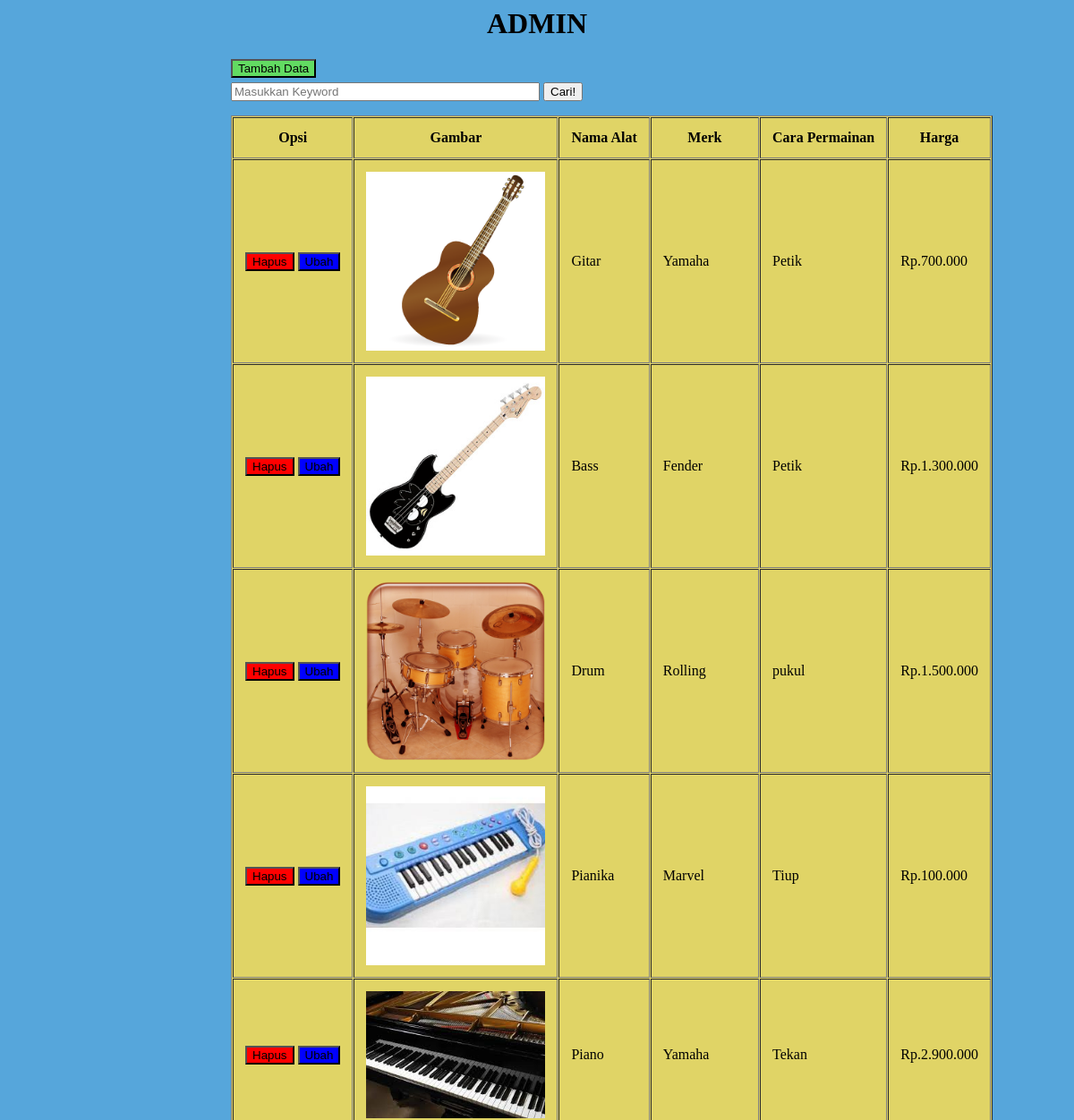
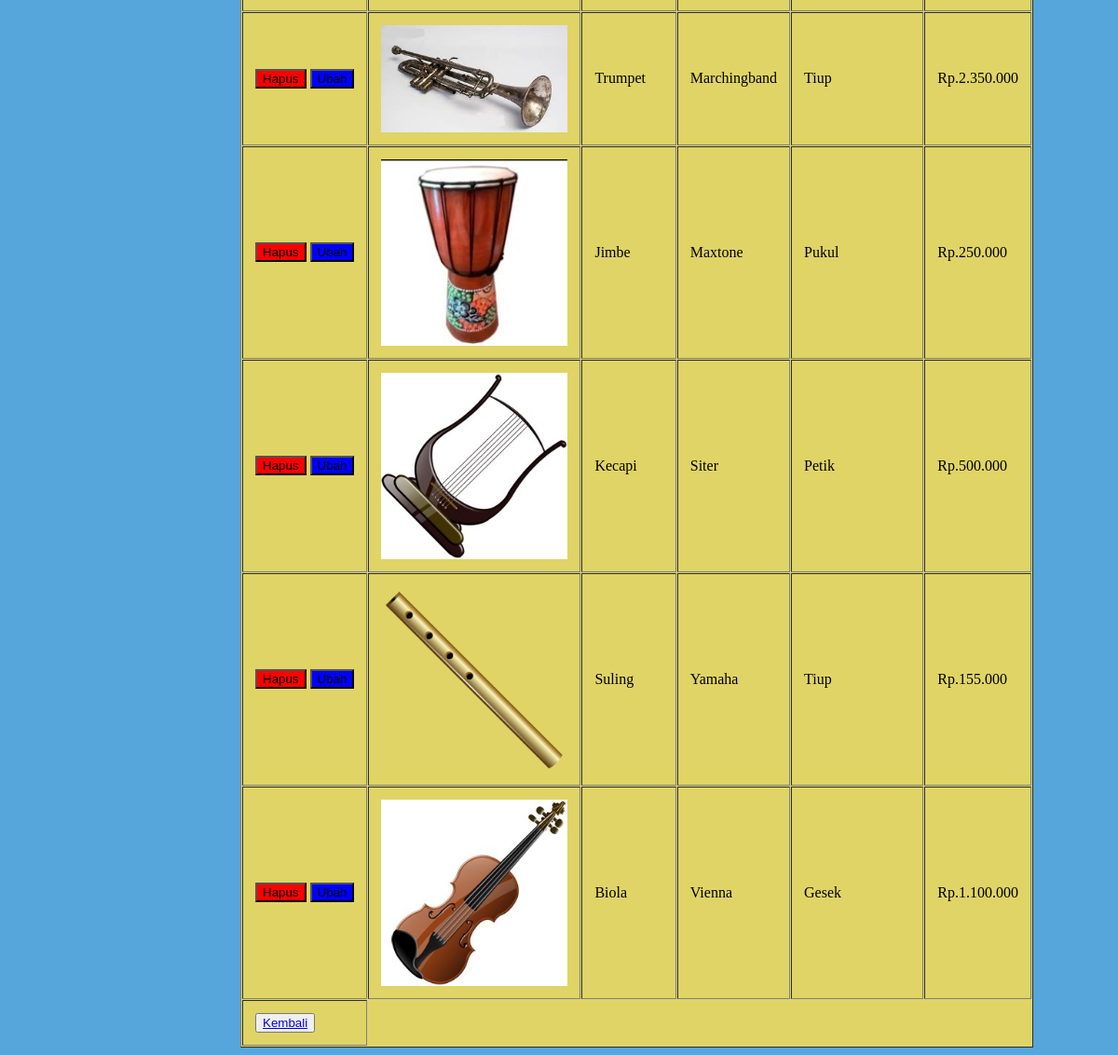
/tugas1/php/admin.php, run on the app's committed database (2 pictures, top to bottom).
### tables this page shows
CREATE TABLE `alat_musik` (
  `id` int(11) NOT NULL,
  `nama_alat` varchar(100) NOT NULL,
  `merk` varchar(100) NOT NULL,
  `cara_permainan` varchar(100) NOT NULL,
  `harga` varchar(100) NOT NULL,
  `gambar` varchar(100) NOT NULL
);

### tugas1/php/function.php (called while the page is built, shortened)
<?php
function koneksi()
{
    $conn = mysqli_connect("localhost", "root", "") or die("koneksi ke DB gagal");
    mysqli_select_db($conn, "pw_193040024") or die("Database salah!");
    return $conn;
}
function query($sql)
{
    $conn = koneksi();
    $alat_musik = mysqli_query($conn, "$sql");
    $rows = [];
    while ($row = mysqli_fetch_assoc($alat_musik)) {
        $rows[] = $row;
    }
    return $rows;
}

### tugas1/php/admin.php (the view, shortened to what this page needs)
<?php
    require 'function.php';
    if(isset($_GET['cari'])){
        $keyword = $_GET ["keyword"];
        $elektronik = query("SELECT * FROM alat_musik WHERE
                    gambar LIKE '%$keyword%' OR
                    nama_alat  LIKE '%$keyword%' OR
                    merk LIKE '%$keyword%' OR
                    cara_permainan LIKE '%$keyword%' OR
                    harga LIKE '%$keyword%'
                    ");
    } else {
        $alat_musik = query("SELECT * FROM alat_musik");
    }
?>
<html>
<head>
    <link rel="stylesheet" href="../css/style.css">
</head>
<body>
    <h1 class="head">ADMIN</h1>
    <div class="kotak">
        <div class="">
            <a href="tambah.php"><button class="add">Tambah Data</button></a>
        </div>
            <form action="" method="get">
                <input type="text" name="keyword"  size="40" autofocus placeholder="Masukkan Keyword" autocomplete="off">
                <button type="submit" name="cari">Cari!</button>
            </form>
        <table border="1" cellpadding="13" cellspacing="1">
            <tr>
                <th>Opsi</th>
                <th>Gambar</th>
                <th>Nama Alat</th>
                <th>Merk</th>
                <th>Cara Permainan</th>
                <th>Harga</th>
            </tr>
            <?php if (empty($alat_musik)) : ?>
                <tr>
                    <td colspan="6">
                        <h1>Data tidak ada!</h1>
                    </td>
                </tr>
            <?php else : ?>
            <?php foreach ($alat_musik as $i) : ?>
                <tr>
                    <td>
                        <div class="">
                            <a href="hapus.php?id=<?= $i["id"] ?>" onclick="return confirm('Hapus Data??')"><button class="delete">Hapus</button></a>
                            <a href="ubah.php?id=<?= $i["id"] ?>"><button class="change">Ubah</button></a>
                        </div>
                    </td>
                    <td><img width="100px" src="../assets/img/<?= $i["gambar"]; ?>"></td>
                    <td><?= $i["nama_alat"]; ?></td>
                    <td><?= $i["merk"]; ?></td>
                    <td><?= $i["cara_permainan"]; ?></td>
                    <td><?= $i["harga"]; ?></td>
                </tr>
            <?php endforeach; ?>
            <?php endif; ?>
            <tr>
                <td>
                    <button class="kembali">
                    <center><a href="../index.php">Kembali</a></center>
                    </button>
                </td>
            </tr>
        </table>
    </div>
</body>
</html>

### tugas1/css/style.css (style rules this page uses)
body { background-color: rgb(86, 166, 219); }
img { width: 200px; }
.delete { background-color: red; }
.change { background-color: blue; }
.add { background-color:rgb(98, 219, 98); margin-bottom: 5; margin-top: 0; }
table { color: black; background-color: rgb(224, 212, 102); }
.head { text-align: center; }
.kotak { margin-left: 250px; }

### data on the page
alat_musik: gambar (picture), nama_alat "Gitar", merk "Yamaha", cara_permainan "Petik", harga "Rp.700.000"
alat_musik: gambar (picture), nama_alat "Bass", merk "Fender", cara_permainan "Petik", harga "Rp.1.300.000"
alat_musik: gambar (picture), nama_alat "Drum", merk "Rolling", cara_permainan "pukul", harga "Rp.1.500.000"
alat_musik: gambar (picture), nama_alat "Pianika", merk "Marvel", cara_permainan "Tiup", harga "Rp.100.000"
alat_musik: gambar (picture), nama_alat "Piano", merk "Yamaha", cara_permainan "Tekan", harga "Rp.2.900.000"
alat_musik: gambar (picture), nama_alat "Trumpet", merk "Marchingband", cara_permainan "Tiup", harga "Rp.2.350.000"
alat_musik: gambar (picture), nama_alat "Jimbe", merk "Maxtone", cara_permainan "Pukul", harga "Rp.250.000"
alat_musik: gambar (picture), nama_alat "Kecapi", merk "Siter", cara_permainan "Petik", harga "Rp.500.000"
alat_musik: gambar (picture), nama_alat "Suling", merk "Yamaha", cara_permainan "Tiup", harga "Rp.155.000"
alat_musik: gambar (picture), nama_alat "Biola", merk "Vienna", cara_permainan "Gesek", harga "Rp.1.100.000"
